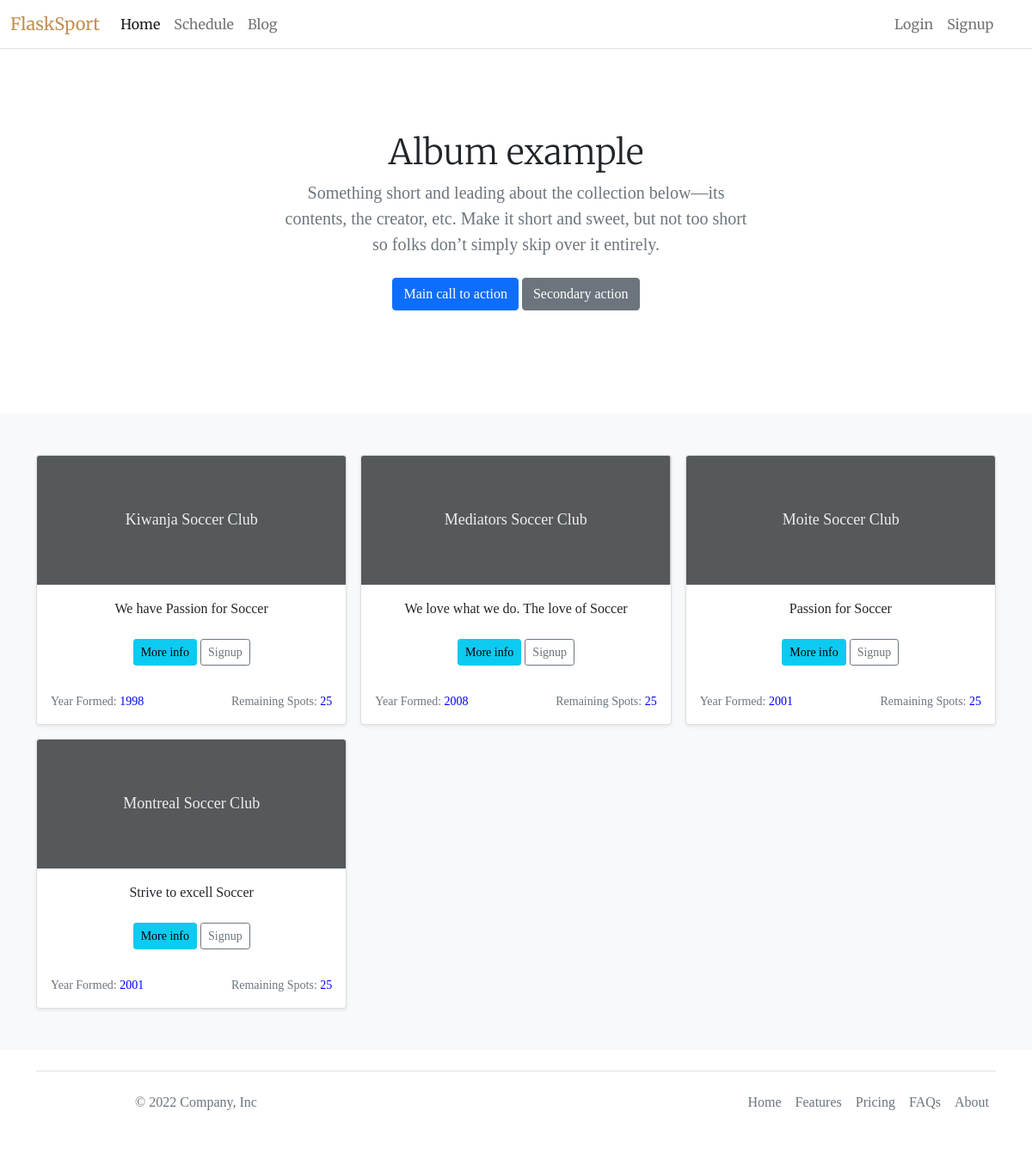
The page / on the database its author committed.
### sport/models.py (models this page shows, shortened)
class Team(db.Model):
    id = db.Column(db.Integer(), primary_key=True)
    name = db.Column(db.String(length=20), nullable=False, unique=True)
    description = db.Column(db.String(length=80), nullable=False)
    sports = db.Column(db.String(length=15), nullable=False)
    max_players = db.Column(db.Integer(), nullable=False, default=10)
    year_formed = db.Column(db.String(length=4), nullable=False)
    location = db.Column(db.String(length=20), nullable=False)
    stadium = db.Column(db.String(length=20), nullable=True)
    players = db.relationship('User', backref='team', lazy=True)
    schedule_id = db.Column(db.Integer, db.ForeignKey(
        'schedule.id'), nullable=False)

### sport/routes.py (the view)
@app.route('/')
def home_page():
    available_teams = Team.query.all()
    return render_template("home-page.html", available_teams=available_teams)

### sport/templates/home-page.html (shortened to what this page needs)
{% extends 'base.html' %}
{% block content %}
<body class="text-center">
    <main>
        <section class="py-5 text-center container">
            <div class="row py-lg-5">
                <div class="col-lg-6 col-md-8 mx-auto">
                    <h1 class="fw-light">Album example</h1>
                    <p class="lead text-muted">Something short and leading about the collection below—its contents,
                        the creator, etc. Make it short and sweet, but not too short so folks don’t simply skip over
                        it entirely.</p>
                    <p>
                        <a href="#availableTeams" class="btn btn-primary my-2">Main call to action</a>
                        <a href="#" class="btn btn-secondary my-2">Secondary action</a>
                    </p>
                </div>
            </div>
        </section>
        <div class="album py-5 bg-light">
            <div class="container">
                <div class="row row-cols-1 row-cols-sm-2 row-cols-md-3 g-3" id='availableTeams'>
                    {% for item in available_teams %}
                    <div class="col">
                        <div class="card shadow-sm bg-body rounded h-100">
                            <svg class="bd-placeholder-img card-img-top" width="100%" xmlns="http://www.w3.org/2000/svg"
                                role="img" aria-label="Placeholder: Thumbnail" preserveAspectRatio="xMidYMid slice"
                                focusable="false">
                                <title>Placeholder</title>
                                <rect width="100%" height="100%" fill="#55595c" /><text x="50%" y="50%" fill="#eceeef"
                                    dy=".3em">{{item.name}}</text>
                            </svg>
                            <div class="card-body">
                                <p class="card-text">{{item.description}}</p>
                                <div class="d-flex justify-content-center align-items-center">
                                    <div class="btn">
                                        <button type="button" class="btn btn-info btn-sm" data-bs-toggle="modal"
                                            data-bs-target="#teamMoreInfo-{{item.id}}">
                                            More info
                                        </button>
                                        {% if current_user.is_authenticated %}
                                        <button type="button" class="btn btn-info btn-sm" data-bs-toggle="modal"
                                            data-bs-target="#teamMoreInfo">
                                            <a href="{{url_for('registration_page')}}"
                                                style="text-decoration: none;color:black">Register</a>
                                        </button>
                                        {%else %}
                                        <a href="{{url_for('create_account_page')}}"
                                            class='btn btn-sm btn-outline-secondary'>Signup</a>
                                        {% endif %}
                                    </div>
                                </div>
                                <br>
                                <div class="d-flex justify-content-between align-items-center">
                                    <small class="text-muted">Year Formed:
                                        <span style="color:blue">{{item.year_formed}}</span></small>
                                    <small class="text-muted">Remaining Spots: <span style="color:blue">
                                        {{item.max_players}}
                                    </span></small>
                                </div>
                            </div>
                        </div>
                    </div>
                    {% endfor %}
                </div>
            </div>
        </div>
    </main>
</body>
{% endblock %}

### sport/templates/base.html (shortened to what this page needs)
<!doctype html>
<html lang="en">
<head>
    <link href="https://cdn.jsdelivr.net/npm/bootstrap@5.1.3/dist/css/bootstrap.min.css" rel="stylesheet"
>
</head>
<body>
    <nav class="navbar navbar-expand-md navbar-light border-bottom">
        <div class="container-fluid">
            <a class="navbar-brand" href="{{url_for('home_page')}}"
                style="font-family: 'Merriweather', serif;color:rgba(169, 104, 18, 0.734)">FlaskSport</a>
            <div class="row collapse navbar-collapse" id="navbarNav" style="font-family: 'Merriweather', serif">
                <div class="col-lg-10">
                    <ul class="navbar-nav">
                        <li class="nav-item">
                            <a class="nav-link active" aria-current="page" href="{{url_for('home_page')}}">Home</a>
                        </li>
                        <li class="nav-item">
                            <a class="nav-link" href="{{url_for('schedule_page')}}">Schedule</a>
                        </li>
                        <li class="nav-item">
                            <a class="nav-link" href="{{url_for('blog_page')}}">Blog</a>
                        </li>
                    </ul>
                </div>
                <div class='col-lg-2'>
                    <ul class="navbar-nav">
                        {% if current_user.is_authenticated%}
                        <li class="nav-item">
                            <a class="nav-link text-capitalize" href="{{url_for('view_user_profile')}}"
                                style='color:rgba(255, 47, 47, 0.53)'>{{current_user.username}}</a>
                        </li>
                        <li class="nav-item justify-content-end">
                            <a class="nav-link" href="{{url_for('logout_page')}}">Logout</a>
                        </li>
                        {% else %}
                        <li class="nav-item">
                            <a class="nav-link" href="{{url_for('login_page')}}">Login</a>
                        </li>
                        <li class="nav-item">
                            <a class="nav-link" href="{{url_for('create_account_page')}}">Signup</a>
                        </li>
                        {% endif %}
                    </ul>
                </div>
            </div>
        </div>
    </nav>
    {% block content %}
    {% endblock %}
    {% include 'includes/footer.html' %}
</body>
</html>

### sport/templates/includes/footer.html
<div class="container">
  <footer class="d-flex flex-wrap justify-content-between align-items-center py-3 my-4 border-top">
    <p class="col-md-4 mb-0 text-muted">&copy; 2022 Company, Inc</p>
    <a href="/"
      class="col-md-4 d-flex align-items-center justify-content-center mb-3 mb-md-0 me-md-auto link-dark text-decoration-none">
      <svg class="bi me-2" width="40" height="32">
        <use xlink:href="#bootstrap" />
      </svg>
    </a>
    <ul class="nav col-md-4 justify-content-end">
      <li class="nav-item"><a href="#" class="nav-link px-2 text-muted">Home</a></li>
      <li class="nav-item"><a href="#" class="nav-link px-2 text-muted">Features</a></li>
      <li class="nav-item"><a href="#" class="nav-link px-2 text-muted">Pricing</a></li>
      <li class="nav-item"><a href="#" class="nav-link px-2 text-muted">FAQs</a></li>
      <li class="nav-item"><a href="#" class="nav-link px-2 text-muted">About</a></li>
    </ul>
  </footer>
</div>

### sport/templates/base.html (style rules this page uses)
body { font-family: 'Times New Roman', Times, serif; }
h1, h3, h4 { font-family: 'Merriweather', serif; }
.bi { vertical-align: -.125em; fill: currentColor; }
.bd-placeholder-img { font-size: 1.125rem; text-anchor: middle; -webkit-user-select: none; -moz-user-select: none; user-select: none; }

### rows shown on the page
Team: name "Kiwanja Soccer Club", description "We have Passion for Soccer", year_formed "1998", max_players "25"
Team: name "Mediators Soccer Club", description "We love what we do. The love of Soccer", year_formed "2008", max_players "25"
Team: name "Moite Soccer Club", description "Passion for Soccer", year_formed "2001", max_players "25"
Team: name "Montreal Soccer Club", description "Strive to excell Soccer", year_formed "2001", max_players "25"
